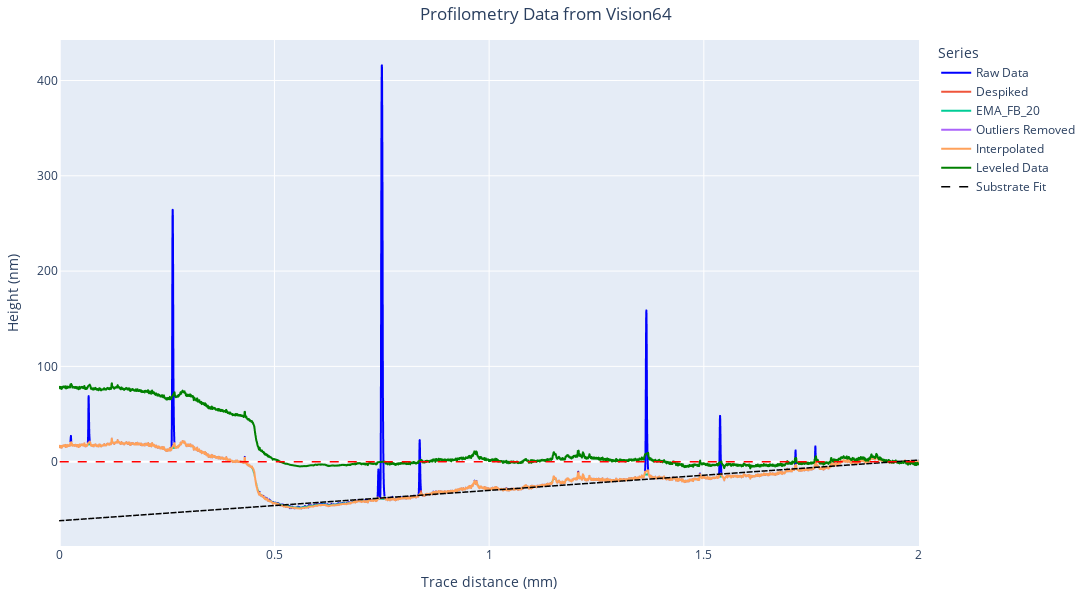

Notebook source saved alongside this figure:
### Code cell
pplot = nano.profilometry.plotly_plot(pro_trace)  # Plot all the data from profilometery using plotly for an interactive chart.
pplot.show()
# Display the figure in the browser
#pio.show(pplot, renderer='browser')

### Figure 1 — Plotly figure (JSON) as saved in the notebook; plotly's stock layout.template omitted (floating-point values rounded to 4 significant figures; data arrays with more than 128 entries replaced by an {"elided": "..."} marker saying what was removed)
{"data": [{"hovertemplate": "Series=Raw Data<br>Trace distance (mm)=%{x}<br>Height (nm)=%{y}<extra></extra>", "legendgroup": "Raw Data", "line": {"color": "blue", "dash": "solid"}, "marker": {"symbol": "circle"}, "mode": "lines", "name": "Raw Data", "showlegend": true, "type": "scattergl", "x": {"elided": "9000 float values"}, "xaxis": "x", "y": {"elided": "9000 float values"}, "yaxis": "y"}, {"hovertemplate": "Series=Despiked<br>Trace distance (mm)=%{x}<br>Height (nm)=%{y}<extra></extra>", "legendgroup": "Despiked", "line": {"color": "#EF553B", "dash": "solid"}, "marker": {"symbol": "circle"}, "mode": "lines", "name": "Despiked", "showlegend": true, "type": "scattergl", "x": {"elided": "9000 float values"}, "xaxis": "x", "y": {"elided": "9000 float values"}, "yaxis": "y"}, {"hovertemplate": "Series=EMA_FB_20<br>Trace distance (mm)=%{x}<br>Height (nm)=%{y}<extra></extra>", "legendgroup": "EMA_FB_20", "line": {"color": "#00cc96", "dash": "solid"}, "marker": {"symbol": "circle"}, "mode": "lines", "name": "EMA_FB_20", "showlegend": true, "type": "scattergl", "x": {"elided": "9000 float values"}, "xaxis": "x", "y": {"elided": "9000 float values"}, "yaxis": "y"}, {"hovertemplate": "Series=Outliers Removed<br>Trace distance (mm)=%{x}<br>Height (nm)=%{y}<extra></extra>", "legendgroup": "Outliers Removed", "line": {"color": "#ab63fa", "dash": "solid"}, "marker": {"symbol": "circle"}, "mode": "lines", "name": "Outliers Removed", "showlegend": true, "type": "scattergl", "x": {"elided": "9000 float values"}, "xaxis": "x", "y": {"elided": "9000 float values"}, "yaxis": "y"}, {"hovertemplate": "Series=Interpolated<br>Trace distance (mm)=%{x}<br>Height (nm)=%{y}<extra></extra>", "legendgroup": "Interpolated", "line": {"color": "#FFA15A", "dash": "solid"}, "marker": {"symbol": "circle"}, "mode": "lines", "name": "Interpolated", "showlegend": true, "type": "scattergl", "x": {"elided": "9000 float values"}, "xaxis": "x", "y": {"elided": "9000 float values"}, "yaxis": "y"}, {"hovertemplate": "Series=Leveled Data<br>Trace distance (mm)=%{x}<br>Height (nm)=%{y}<extra></extra>", "legendgroup": "Leveled Data", "line": {"color": "green", "dash": "solid"}, "marker": {"symbol": "circle"}, "mode": "lines", "name": "Leveled Data", "showlegend": true, "type": "scattergl", "x": {"elided": "9000 float values"}, "xaxis": "x", "y": {"elided": "9000 float values"}, "yaxis": "y"}, {"hovertemplate": "Series=Substrate Fit<br>Trace distance (mm)=%{x}<br>Height (nm)=%{y}<extra></extra>", "legendgroup": "Substrate Fit", "line": {"color": "black", "dash": "dash", "width": 1.5}, "marker": {"symbol": "circle"}, "mode": "lines", "name": "Substrate Fit", "showlegend": true, "type": "scattergl", "x": {"elided": "9000 float values"}, "xaxis": "x", "y": {"elided": "9000 float values"}, "yaxis": "y"}], "layout": {"height": 600, "legend": {"title": {"text": "Series"}, "tracegroupgap": 0}, "margin": {"b": 20, "l": 20, "r": 20, "t": 40}, "shapes": [{"line": {"color": "red", "dash": "dash", "width": 1.5}, "type": "line", "x0": 0, "x1": 1.999, "y0": 0, "y1": 0}], "title": {"text": "Profilometry Data from Vision64", "x": 0.5}, "width": 1200, "xaxis": {"anchor": "y", "domain": [0, 1], "title": {"text": "Trace distance (mm)"}}, "yaxis": {"anchor": "x", "domain": [0, 1], "title": {"text": "Height (nm)"}}}}
